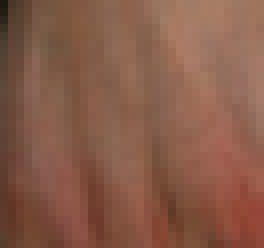
#> input picture training/train2.png, 33 x 31 px, found by its file name (shown 8 times larger)
$ jupyter execute --allow-errors mp4.ipynb
#> lines starting #> are read from the running program, lines starting #| are printed output that depends on the picture
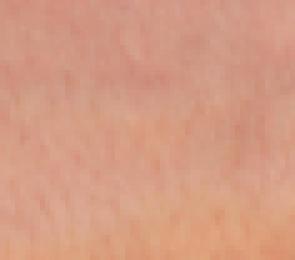
#> input picture training/train3.png, 59 x 52 px, found by its file name (shown 5 times larger)
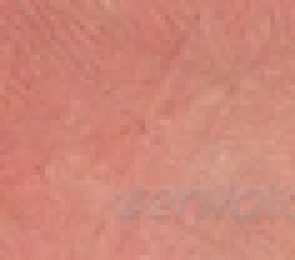
#> input picture training/train4.png, 59 x 52 px, found by its file name (shown 5 times larger)
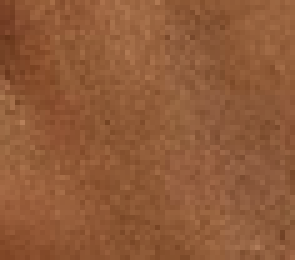
#> input picture training/train5.png, 59 x 52 px, found by its file name (shown 5 times larger)
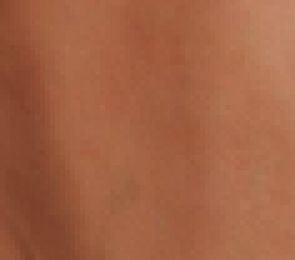
#> input picture training/train6.png, 59 x 52 px, found by its file name (shown 5 times larger)
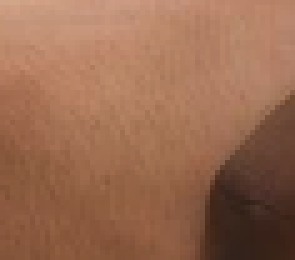
#> input picture training/train7.png, 59 x 52 px, found by its file name (shown 5 times larger)
[cell 1]
from PIL import Image
import numpy as np
import matplotlib.pyplot as plt
from mpl_toolkits.mplot3d import Axes3D

def concat_images(images):
    """Generate composite of all supplied images."""
    # Get the widest width.
    width = max(image.width for image in images)
    # Add up all the heights.
    height = sum(image.height for image in images)
    composite = Image.new('RGB', (width, height))
    # Paste each image below the one before it.
    y = 0
    for image in images:
        composite.paste(image, (0, y))
        y += image.height
    return composite

train = ["train2.png","train3.png","train4.png","train5.png","train6.png","train7.png","train9.png"]
#> (the rest of this cell did not finish here and is left out)
